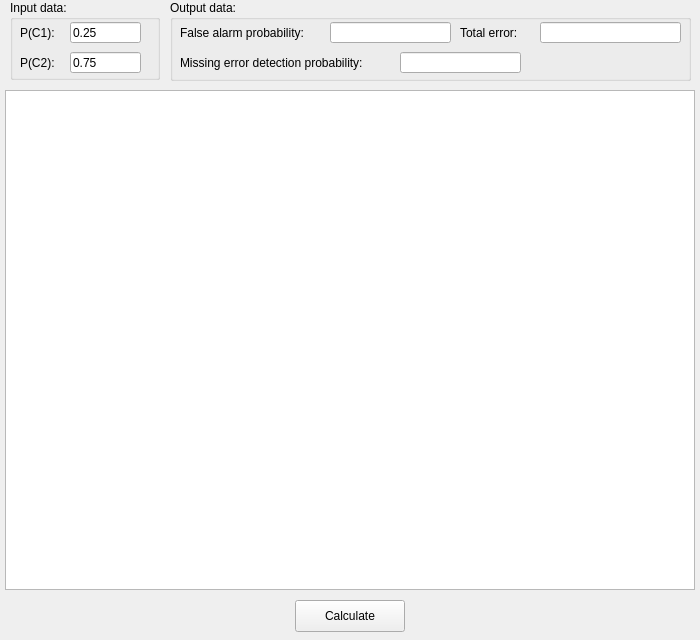
<?xml version="1.0" encoding="UTF-8"?>
<ui version="4.0">
 <class>form_splitting</class>
 <widget class="QWidget" name="form_splitting">
  <property name="geometry">
   <rect>
    <x>0</x>
    <y>0</y>
    <width>700</width>
    <height>640</height>
   </rect>
  </property>
  <property name="minimumSize">
   <size>
    <width>700</width>
    <height>640</height>
   </size>
  </property>
  <property name="maximumSize">
   <size>
    <width>700</width>
    <height>640</height>
   </size>
  </property>
  <property name="windowTitle">
   <string>Splitting</string>
  </property>
  <widget class="QGraphicsView" name="gv_canvas">
   <property name="geometry">
    <rect>
     <x>5</x>
     <y>90</y>
     <width>690</width>
     <height>500</height>
    </rect>
   </property>
  </widget>
  <widget class="QPushButton" name="pb_calculate">
   <property name="geometry">
    <rect>
     <x>295</x>
     <y>600</y>
     <width>110</width>
     <height>32</height>
    </rect>
   </property>
   <property name="text">
    <string>Calculate</string>
   </property>
  </widget>
  <widget class="QGroupBox" name="gb_input_data">
   <property name="geometry">
    <rect>
     <x>10</x>
     <y>0</y>
     <width>150</width>
     <height>80</height>
    </rect>
   </property>
   <property name="title">
    <string>Input data:</string>
   </property>
   <widget class="QLabel" name="lb_p_c2">
    <property name="geometry">
     <rect>
      <x>10</x>
      <y>55</y>
      <width>41</width>
      <height>16</height>
     </rect>
    </property>
    <property name="text">
     <string>P(C2):</string>
    </property>
   </widget>
   <widget class="QLineEdit" name="le_p_c1">
    <property name="geometry">
     <rect>
      <x>60</x>
      <y>22</y>
      <width>71</width>
      <height>21</height>
     </rect>
    </property>
    <property name="text">
     <string>0.25</string>
    </property>
    <property name="readOnly">
     <bool>false</bool>
    </property>
    <property name="placeholderText">
     <string>0.25</string>
    </property>
   </widget>
   <widget class="QLineEdit" name="le_p_c2">
    <property name="geometry">
     <rect>
      <x>60</x>
      <y>52</y>
      <width>71</width>
      <height>21</height>
     </rect>
    </property>
    <property name="text">
     <string>0.75</string>
    </property>
    <property name="readOnly">
     <bool>false</bool>
    </property>
    <property name="placeholderText">
     <string>0.75</string>
    </property>
   </widget>
   <widget class="QLabel" name="lb_p_c1">
    <property name="geometry">
     <rect>
      <x>10</x>
      <y>25</y>
      <width>41</width>
      <height>16</height>
     </rect>
    </property>
    <property name="text">
     <string>P(C1):</string>
    </property>
   </widget>
  </widget>
  <widget class="QGroupBox" name="gb_output_data">
   <property name="geometry">
    <rect>
     <x>170</x>
     <y>0</y>
     <width>521</width>
     <height>81</height>
    </rect>
   </property>
   <property name="title">
    <string>Output data:</string>
   </property>
   <widget class="QLabel" name="lb_false_alarm_probability">
    <property name="geometry">
     <rect>
      <x>10</x>
      <y>25</y>
      <width>141</width>
      <height>16</height>
     </rect>
    </property>
    <property name="text">
     <string>False alarm probability:</string>
    </property>
   </widget>
   <widget class="QLineEdit" name="le_false_alarm_probability">
    <property name="geometry">
     <rect>
      <x>160</x>
      <y>22</y>
      <width>121</width>
      <height>21</height>
     </rect>
    </property>
    <property name="text">
     <string/>
    </property>
    <property name="readOnly">
     <bool>true</bool>
    </property>
    <property name="placeholderText">
     <string/>
    </property>
   </widget>
   <widget class="QLabel" name="lb_missing_error_detection_probability">
    <property name="geometry">
     <rect>
      <x>10</x>
      <y>55</y>
      <width>211</width>
      <height>16</height>
     </rect>
    </property>
    <property name="text">
     <string>Missing error detection probability:</string>
    </property>
   </widget>
   <widget class="QLineEdit" name="le_missing_error_detection_probability">
    <property name="geometry">
     <rect>
      <x>230</x>
      <y>52</y>
      <width>121</width>
      <height>21</height>
     </rect>
    </property>
    <property name="text">
     <string/>
    </property>
    <property name="readOnly">
     <bool>true</bool>
    </property>
    <property name="placeholderText">
     <string/>
    </property>
   </widget>
   <widget class="QLabel" name="lb_total_error">
    <property name="geometry">
     <rect>
      <x>290</x>
      <y>25</y>
      <width>71</width>
      <height>16</height>
     </rect>
    </property>
    <property name="text">
     <string>Total error:</string>
    </property>
   </widget>
   <widget class="QLineEdit" name="le_total_error">
    <property name="geometry">
     <rect>
      <x>370</x>
      <y>22</y>
      <width>141</width>
      <height>21</height>
     </rect>
    </property>
    <property name="text">
     <string/>
    </property>
    <property name="readOnly">
     <bool>true</bool>
    </property>
    <property name="placeholderText">
     <string/>
    </property>
   </widget>
  </widget>
 </widget>
 <resources/>
 <connections/>
</ui>
